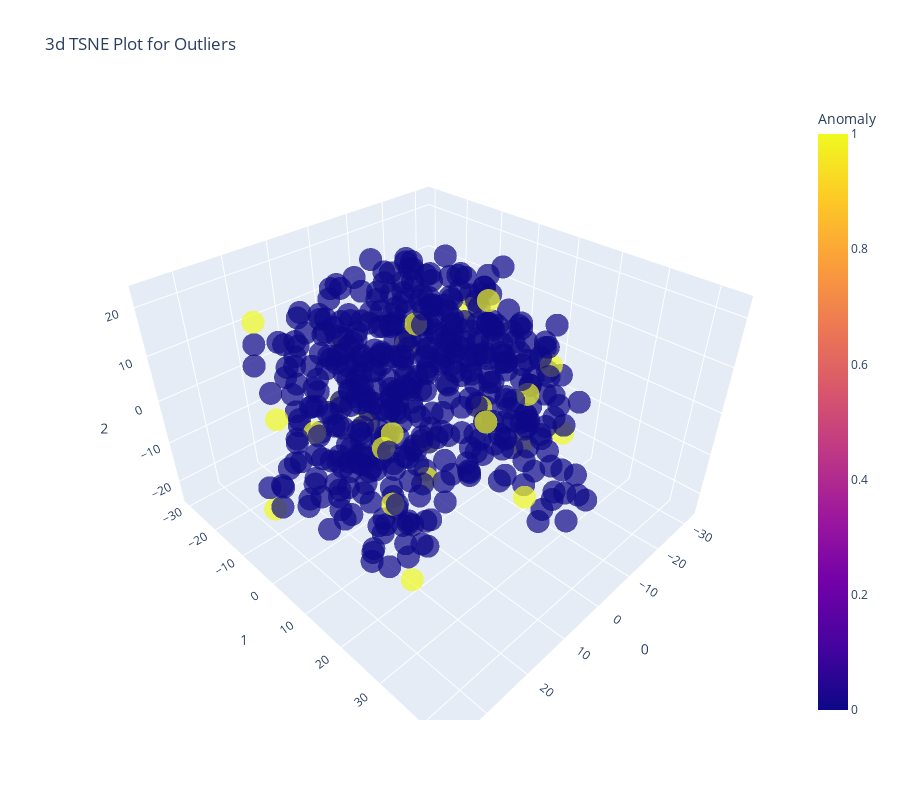

Write notebook code for a chart like this one.
### Code cell
# Analyze model
s.plot_model(iforest, plot = 'tsne')

### Figure 1 — Plotly figure (JSON) as saved in the notebook; plotly's stock layout.template omitted (floating-point values rounded to 4 significant figures; data arrays with more than 128 entries replaced by an {"elided": "..."} marker saying what was removed)
{"data": [{"customdata": {"elided": "468x1 int values"}, "hovertemplate": "0=%{x}<br>1=%{y}<br>2=%{z}<br>Feature=%{customdata[0]}<br>Anomaly=%{marker.color}<extra></extra>", "legendgroup": "", "marker": {"color": {"elided": "468 int values"}, "coloraxis": "coloraxis", "opacity": 0.7, "symbol": "circle"}, "mode": "markers", "name": "", "scene": "scene", "showlegend": false, "type": "scatter3d", "x": {"elided": "468 float values"}, "y": {"elided": "468 float values"}, "z": {"elided": "468 float values"}}], "layout": {"coloraxis": {"colorbar": {"title": {"text": "Anomaly"}}, "colorscale": [[0, "#0d0887"], [0.1111, "#46039f"], [0.2222, "#7201a8"], [0.3333, "#9c179e"], [0.4444, "#bd3786"], [0.5556, "#d8576b"], [0.6667, "#ed7953"], [0.7778, "#fb9f3a"], [0.8889, "#fdca26"], [1, "#f0f921"]]}, "height": 800, "legend": {"tracegroupgap": 0}, "scene": {"domain": {"x": [0, 1], "y": [0, 1]}, "xaxis": {"title": {"text": "0"}}, "yaxis": {"title": {"text": "1"}}, "zaxis": {"title": {"text": "2"}}}, "title": {"text": "3d TSNE Plot for Outliers"}, "width": 900}}
